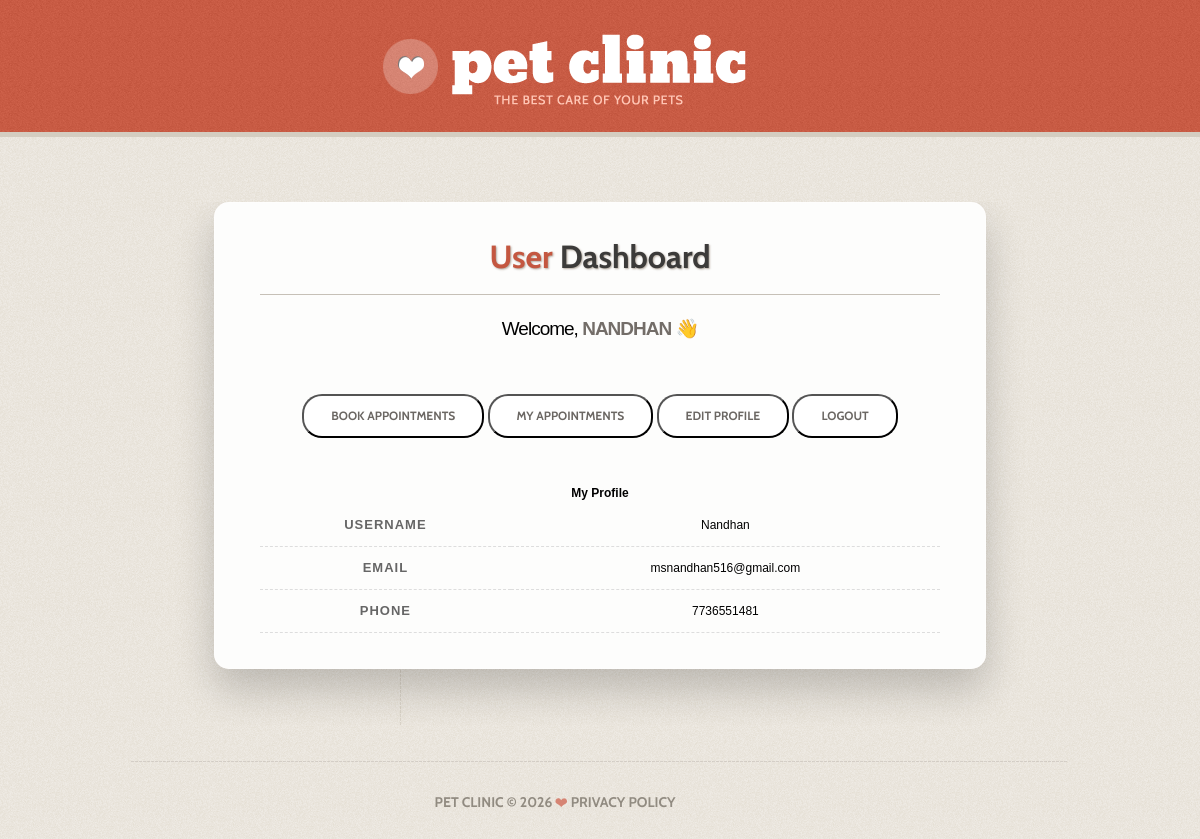
The page /dashboard/ (signed in) on the database its author committed.
### main/models.py (models this page shows, shortened)
class UserRegister(models.Model):
    ROLE_CHOICES = (
        ('user', 'User'),
        ('admin', 'Admin'),
    )
    fullname = models.CharField(max_length=100)
    email = models.EmailField(unique=True)
    username = models.CharField(max_length=50, unique=True)
    password = models.CharField(max_length=100)
    phone = models.CharField(max_length=15)
    role = models.CharField(
        max_length=10,
        choices=ROLE_CHOICES,
        default='user'
    )

### main/views.py (the view)
# urls.py: path("dashboard/", views.user_dashboard, name="dashboard"),
@never_cache
def user_dashboard(request):
    if "user_id" not in request.session:
        return redirect("login")
    user = UserRegister.objects.get(id=request.session["user_id"])
    context = {
        "user": user
    }
    return render(request, "user_dashboard.html", context)

### main/templates/user_dashboard.html (shortened to what this page needs)
<!DOCTYPE html>
{% load static %}
<html lang="en">
<head>
    <link rel="stylesheet" href="{% static 'sbg/css/style.css' %}">
    <link rel="stylesheet" href="{% static 'sbg/css/ui.totop.css' %}">
</head>
<body>
<div class="block1">
    <div class="main">
        <header>
            <h1>
                <a class="logo" href="{% url 'index' %}">
                </a>
            </h1>
        </header>
    </div>
</div>
<div class="block4">
    <div class="main">
        <section id="content">
            <div class="container_12">
                <div class="wrapper v_stripe">
                    <article class="grid_12">
                        <div class="appointment-card">
                            <h2 class="ind">
                                <span>User</span> Dashboard
                            </h2>
                            <div class="card-body">
                                <p class="f_19" style="color:#000;">
                                    Welcome, <strong>{{ request.session.username }}</strong> 👋
                                </p>
                                <br>
                                <div class="dashboard-actions">
                                    <button type="button" class="button"
                                        onclick="window.location.href='{% url 'create_appointment' %}'">
                                        Book Appointments
                                    </button>
                                    <button type="button" class="button"
                                        onclick="window.location.href='{% url 'appointments' %}'">
                                        My Appointments
                                    </button>
                                    <button type="button" class="button"
                                        onclick="window.location.href='{% url 'edit_profile' %}'">
                                        Edit Profile
                                    </button>
                                   <button type="button" class="button"
                                        onclick="window.location.href='{% url 'logout' %}'">
                                        Logout
                                    </button>
                                </div>
                                <br><br>
                                <div class="profile-preview">
                                    <h3 style="color:#000;"><b>My Profile</b></h3>
                                    <table>
                                        <tr>
                                            <td><strong>Username</strong></td>
                                            <td style="color:#000;">{{ request.session.username }}</td>
                                        </tr>
                                        <tr>
                                            <td><strong>Email</strong></td>
                                            <td style="color:#000;">{{ user.email }}</td>
                                        </tr>
                                        <tr>
                                            <td><strong>Phone</strong></td>
                                            <td style="color:#000;">{{ user.phone }}</td>
                                        </tr>
                                    </table>
                                </div>
                            </div>
                        </div>
                    </article>
                </div>
            </div>
        </section>
    </div>
</div>
<div class="main">
    <footer>
        Pet Clinic © 2026
        <img src="{% static 'sbg/images/heart.png' %}" alt="">
        <a href="#">Privacy Policy</a>
    </footer>
</div>
</body>
</html>

### static/sbg/css/style.css (style rules this page uses)
article,aside,audio,canvas,command,datalist,details,embed,figcaption,figure,footer,header,hgroup,keygen,meter,nav,output,progress,section,source,video { display:block }
html { width:100% }
body { font-family:Arial, Arial, Helvetica, sans-serif; font-size:12px; line-height:22px; color:#736d68; min-width:990px; background:url(../images/body_bg.png) 50% 0 repeat #e7e2d8; }
.main { width:960px;padding:0;margin:0 auto; }
.wrapper { width:100%;overflow:hidden }
a { color:#736d68;outline:none; text-decoration:none; cursor:pointer; }
.button { display:inline-block; padding:11px 27px; margin: 18px 0 0; font-size: 12px; font-weight:bold; text-transform:uppercase; border-radius:20px; line-height: 18px; color:#6b6763; background:#fff; }
.block1 { background: url('../images/block1.jpg') 50% 0 repeat; }
.block4 { border-top:5px solid #d4cdc1;overflow:hidden; }
header { padding:34px 0 25px;margin: 0 10px; }
header h1 { width:434px;margin: 0 auto; }
header h1 a { display:block;width:364px;height:73px;background:url(../images/logo.png) 0 0 no-repeat; text-decoration:none; text-indent:-9999px; }
#content { padding:65px 0px 37px 0px;background: url('../images/stripe.png') 50% bottom no-repeat; }
p { margin-bottom:22px }
h2,h3,h4 { font-weight:normal; }
h2 { font-size: 32px;text-shadow:1px 1px 2px rgba(168,158,146,0.88);line-height: 38px; color:#3c3b3a;font-weight:bold;border-bottom:1px solid #c6c0b7;padding-bottom:18px;margin-bottom:20px; white-space: nowrap }
h2 span { color:#c45740; }
h2.ind { margin-bottom:22px; }
.cabin, .sf-menu a, .button, .link1, h2, footer { font-family: 'Cabin', sans-serif; }
.button, .img_wrap, .sf-menu li a { -webkit-transition: all 0.3s ease;-moz-transition: all 0.3s ease;-o-transition: all 0.3s ease;transition: all 0.3s ease; }
.f_19 { font-size: 19px; line-height: 23px; color: #c45740; letter-spacing:-1px; }
strong { text-transform:uppercase;color:#736d68; }
.v_stripe { background: url('../images/vert_stripe.png') 280px 0 repeat-y;padding-bottom:16px; }
footer { padding:31px 90px 31px 0;font-size: 14px; line-height: 19px;text-align:center;font-weight:bold;text-transform:uppercase; }
footer, footer a { color: #918b81; }
.appointment-card { width: 650px; margin: 40px auto; padding: 30px 40px; background: rgba(255, 255, 255, 0.85); border-radius: 12px; box-shadow: 0 15px 35px rgba(0, 0, 0, 0.2); backdrop-filter: blur(6px); border: 1px solid rgba(255, 255, 255, 0.3); }
#content { text-align: center; }
.appointment-card table { margin: 0 auto; text-align: left; }
.appointment-card .button { margin-top: 10px; }
.appointment-card td strong { font-size: 13px; color: #666; letter-spacing: 1px; }
.appointment-card { width: 680px; margin: 0 auto 40px; padding: 35px 45px; background: rgba(255, 255, 255, 0.9); border-radius: 15px; box-shadow: 0 20px 40px rgba(0,0,0,0.2); }
.appointment-card table { margin: 0 auto; }
.appointment-card table { width: 100%; border-collapse: collapse; text-align: center; }
.appointment-card td { padding: 10px 6px; border-bottom: 1px dashed #ddd; }

### static/sbg/css/grid.css (style rules this page uses)
.container_12 { margin-left:auto;margin-right:auto;width:960px }
.grid_1,.grid_2,.grid_3,.grid_4,.grid_5,.grid_6,.grid_7,.grid_8,.grid_9,.grid_10,.grid_11,.grid_12 { display:inline;float:left;position:relative;margin:0 10px }
.container_12 .grid_12 { width:940px }

### rows shown on the page
UserRegister: session.username "NANDHAN", session.username "Nandhan", email "msnandhan516@gmail.com", phone "7736551481"
